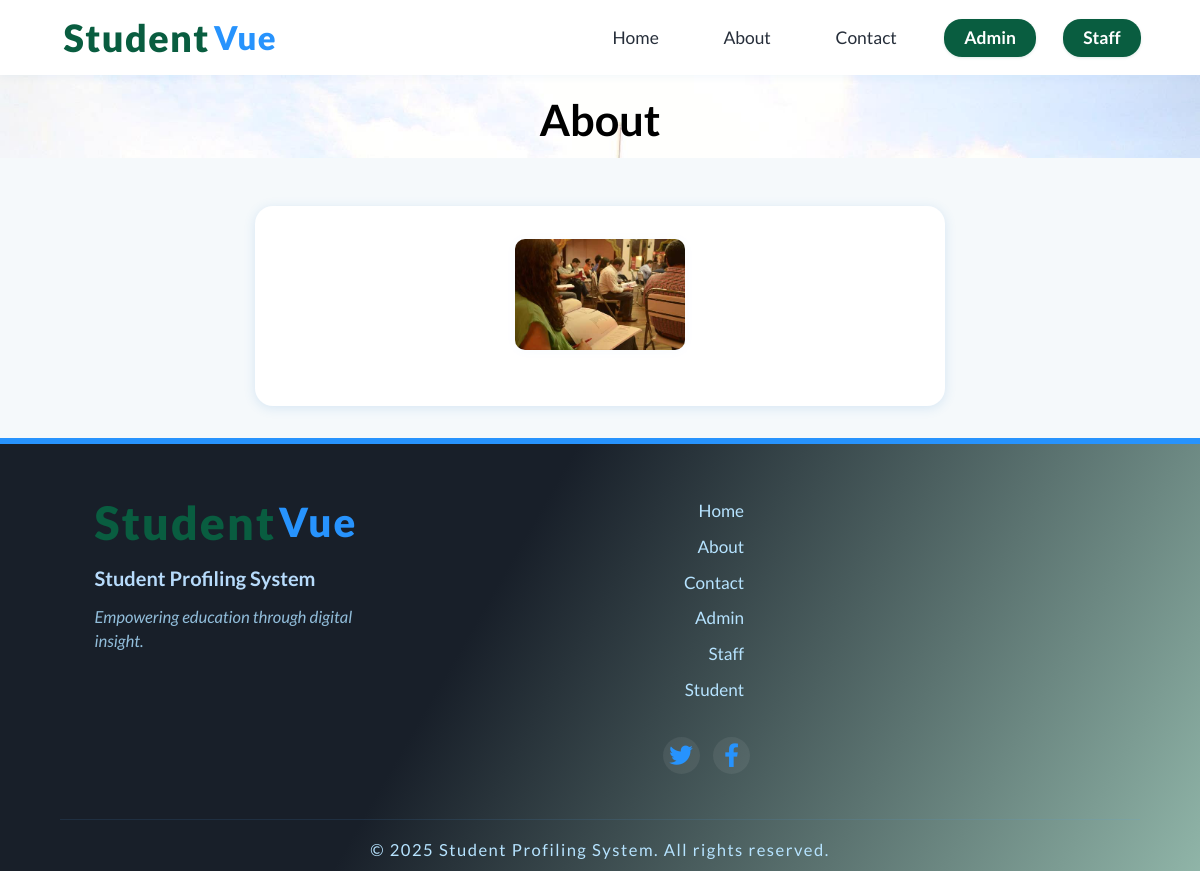
The page /about.php on the database as committed earlier.
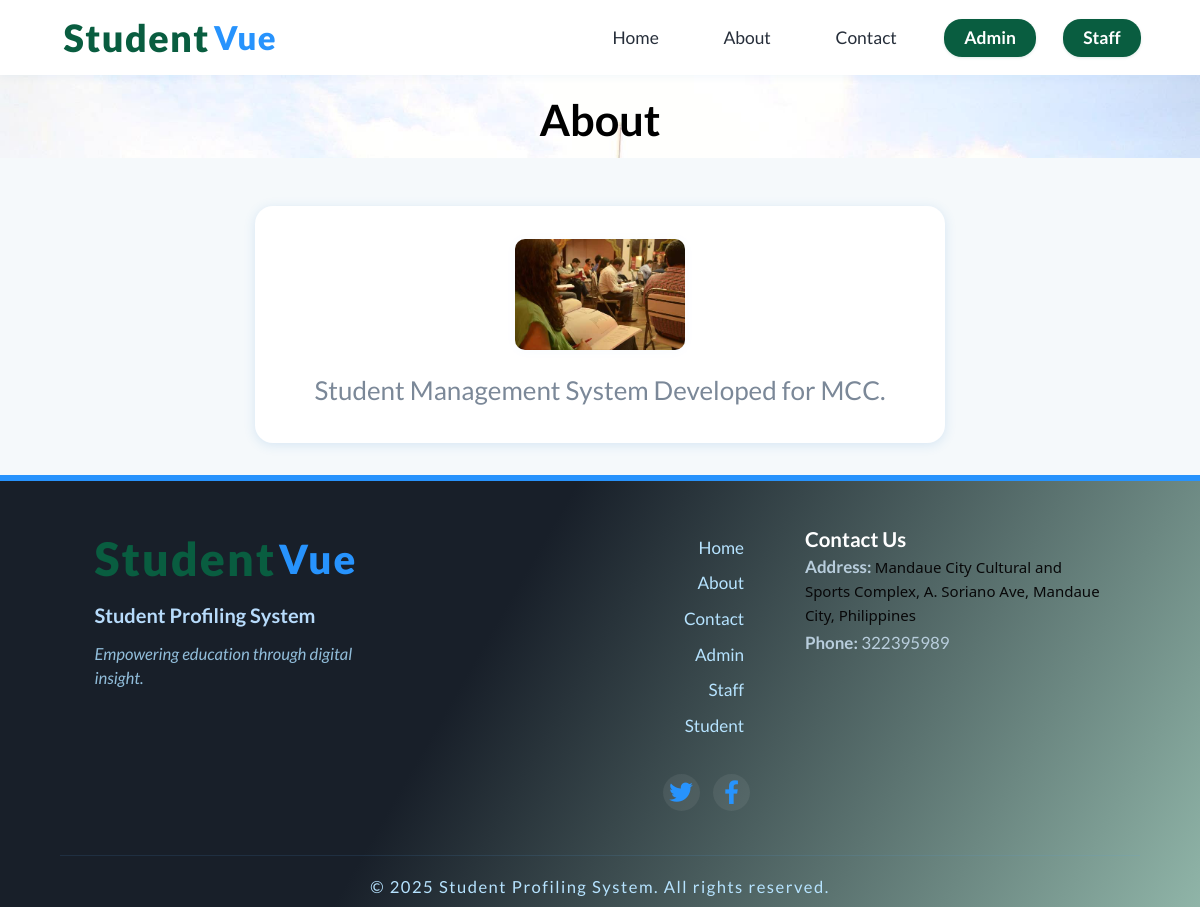
The same page on the database as committed later.
### tables this page shows
CREATE TABLE `tblpage` (
  `ID` int(10) NOT NULL,
  `PageType` varchar(200) DEFAULT NULL,
  `PageTitle` mediumtext DEFAULT NULL,
  `PageDescription` mediumtext DEFAULT NULL,
  `Email` varchar(200) DEFAULT NULL,
  `MobileNumber` bigint(10) DEFAULT NULL,
  `UpdationDate` date DEFAULT NULL
);

### about.php (the view, shortened to what this page needs)
<?php
include('includes/dbconnection.php');
?>
<!doctype html>
<html>
<head>
	<link href="css/bootstrap.css" rel="stylesheet" type="text/css" media="all">
	<link href="css/style.css" rel="stylesheet" type="text/css" />
	<link rel="stylesheet" type="text/css" href="css/default.css" />
	<link rel="stylesheet" type="text/css" href="css/component.css" />
	<link rel="stylesheet" type="text/css"
		href="https://cdnjs.cloudflare.com/ajax/libs/font-awesome/6.0.0-beta3/css/all.min.css">
</head>
<body>
	<?php include_once('includes/header.php'); ?>
	<div class="banner banner5">
		<div class="container">
			<h2 class="modern-section-title">About</h2>
		</div>
	</div>
	<div class="modern-section">
		<div class="modern-section-container">
			<div class="modern-card" style="max-width:690px;padding-top:2.1em;padding-bottom:2em;align-items:center;">
				<img src="images/abt.jpg" alt="About Us"
					style="max-width:170px;width:40vw;border-radius:10px;box-shadow:0 1px 12px #2793fd09;margin-bottom:1.5em;">
				<?php
				$sql = "SELECT * from tblpage where PageType='aboutus'";
				$query = $dbh->prepare($sql);
				$query->execute();
				$results = $query->fetchAll(PDO::FETCH_OBJ);
				if ($query->rowCount() > 0) {
					foreach ($results as $row) { ?>
						<div class="modern-section-desc" style="margin-bottom:0;margin-top:0;font-size:1.13em;">
							<?php echo ($row->PageDescription); ?>
						</div>
					<?php }
				} ?>
			</div>
		</div>
	</div>
	<?php include_once('includes/footer.php'); ?>
</body>
</html>

### includes/footer.php
<footer class="modern-footer" role="contentinfo">
  <div class="modern-footer-container">
    <div class="modern-footer-section modern-footer-branding">
      <span class="modern-logo-footer">
        <span class="modern-logo-accent">Student</span>Vue
      </span>
      <div class="modern-footer-system">Student Profiling System</div>
      <div class="modern-footer-desc">Empowering education through digital insight.</div>
    </div>
    <div class="modern-footer-section modern-footer-links">
      <div class="modern-footer-links-list">
        <a href="index.php">Home</a>
        <a href="about.php">About</a>
        <a href="contact.php">Contact</a>
        <a href="admin/login.php">Admin</a>
        <a href="staff/login.php">Staff</a>
        <a href="user/login.php">Student</a>
      </div>
      <div class="modern-footer-social">
        <a href="#" aria-label="Twitter" class="modern-footer-social-icon">
          <i class="fab fa-twitter"></i>
        </a>
        <a href="https://www.facebook.com/collegemandauecity" aria-label="Facebook" class="modern-footer-social-icon">
          <i class="fab fa-facebook-f"></i>
        </a>
      </div>
    </div>
    <div class="modern-footer-section modern-footer-contact">
      <?php
      $sql = "SELECT * from tblpage where PageType='contactus'";
      $query = $dbh->prepare($sql);
      $query->execute();
      $results = $query->fetchAll(PDO::FETCH_OBJ);
      if ($query->rowCount() > 0) {
        foreach ($results as $row) { ?>
          <div class="modern-footer-contact-block">
            <span class="modern-footer-contact-title">Contact Us</span>
            <span class="modern-footer-contact-detail"><b>Address:</b> <?php echo $row->PageDescription; ?></span>
            <span class="modern-footer-contact-detail"><b>Phone:</b> <?php echo htmlentities($row->MobileNumber); ?></span>
          </div>
        <?php }
      } ?>
    </div>
  </div>
  <div class="modern-footer-copyright">
    &copy; <?php echo date('Y'); ?> Student Profiling System. All rights reserved.
  </div>
</footer>

Rows that differ between the two databases and show on the page:
added tblpage: PageDescription "Student Management System Developed for MCC.", shown under "About"
added tblpage: PageDescription "Mandaue City Cultural and Sports Complex, A. Soriano Ave, Mandaue City, Philippines", MobileNumber "322395989"
